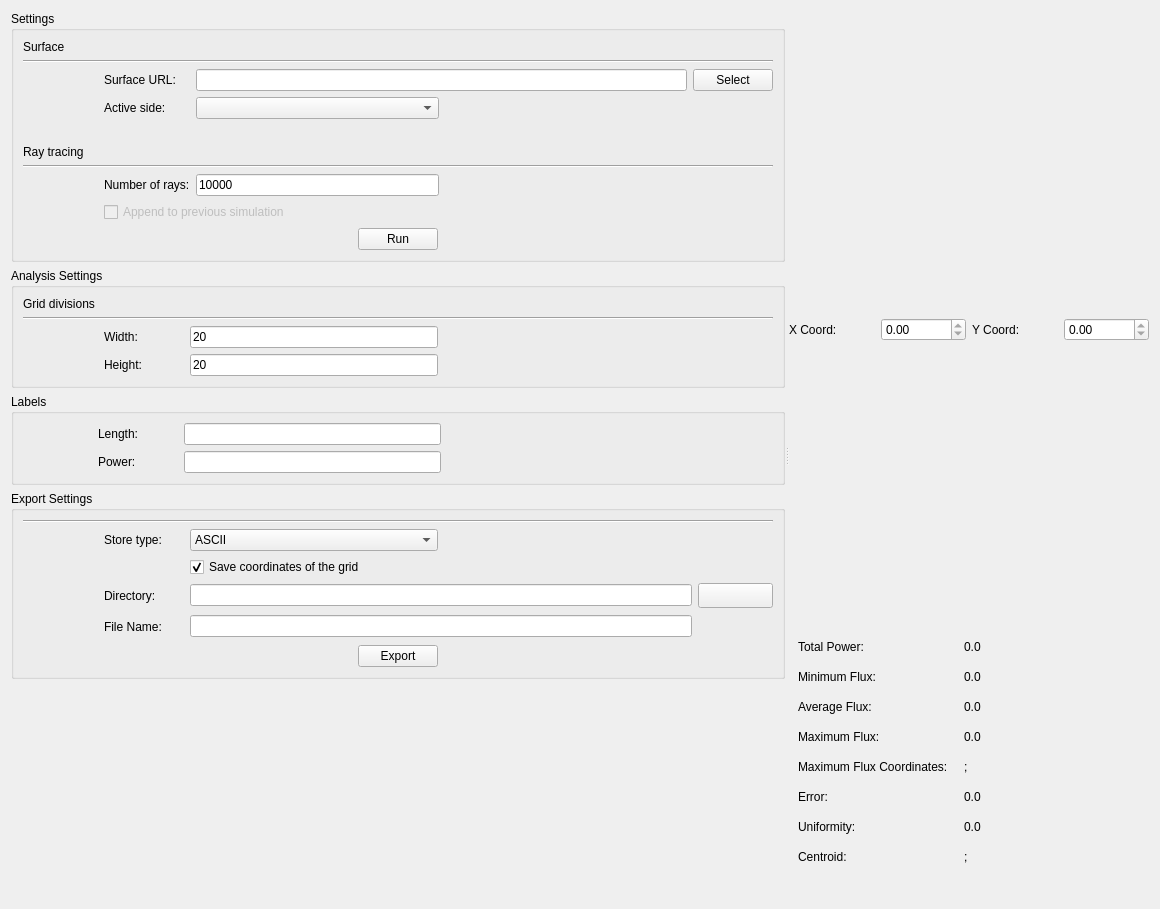
<?xml version="1.0" encoding="UTF-8"?>
<ui version="4.0">
 <class>FluxAnalysisDialog</class>
 <widget class="QDialog" name="FluxAnalysisDialog">
  <property name="geometry">
   <rect>
    <x>0</x>
    <y>0</y>
    <width>1160</width>
    <height>909</height>
   </rect>
  </property>
  <property name="focusPolicy">
   <enum>Qt::NoFocus</enum>
  </property>
  <property name="windowTitle">
   <string>Tonatiuh</string>
  </property>
  <layout class="QVBoxLayout" name="verticalLayout">
   <item>
    <widget class="QWidget" name="dialogMainWidget" native="true">
     <layout class="QHBoxLayout" name="horizontalLayout">
      <property name="leftMargin">
       <number>0</number>
      </property>
      <property name="topMargin">
       <number>0</number>
      </property>
      <property name="rightMargin">
       <number>0</number>
      </property>
      <property name="bottomMargin">
       <number>0</number>
      </property>
      <item>
       <widget class="QSplitter" name="splitter">
        <property name="orientation">
         <enum>Qt::Horizontal</enum>
        </property>
        <widget class="QWidget" name="parametersWidget" native="true">
         <layout class="QVBoxLayout" name="parametersLayout">
          <property name="leftMargin">
           <number>0</number>
          </property>
          <property name="topMargin">
           <number>0</number>
          </property>
          <property name="rightMargin">
           <number>0</number>
          </property>
          <property name="bottomMargin">
           <number>0</number>
          </property>
          <item>
           <widget class="QGroupBox" name="inputWidget">
            <property name="title">
             <string>Settings</string>
            </property>
            <layout class="QGridLayout" name="gridLayout">
             <item row="4" column="1">
              <widget class="QLabel" name="surfaceSideLabel">
               <property name="sizePolicy">
                <sizepolicy hsizetype="Preferred" vsizetype="Preferred">
                 <horstretch>0</horstretch>
                 <verstretch>0</verstretch>
                </sizepolicy>
               </property>
               <property name="text">
                <string>Active side:</string>
               </property>
              </widget>
             </item>
             <item row="12" column="0" colspan="5">
              <widget class="Line" name="line_2">
               <property name="orientation">
                <enum>Qt::Horizontal</enum>
               </property>
              </widget>
             </item>
             <item row="5" column="0" colspan="5">
              <spacer name="horizontalSpacer">
               <property name="orientation">
                <enum>Qt::Horizontal</enum>
               </property>
               <property name="sizeHint" stdset="0">
                <size>
                 <width>40</width>
                 <height>20</height>
                </size>
               </property>
              </spacer>
             </item>
             <item row="13" column="1">
              <widget class="QLabel" name="nRaysLabel">
               <property name="minimumSize">
                <size>
                 <width>80</width>
                 <height>0</height>
                </size>
               </property>
               <property name="text">
                <string>Number of rays:</string>
               </property>
              </widget>
             </item>
             <item row="4" column="3">
              <spacer name="horizontalSpacer_6">
               <property name="orientation">
                <enum>Qt::Horizontal</enum>
               </property>
               <property name="sizeHint" stdset="0">
                <size>
                 <width>40</width>
                 <height>20</height>
                </size>
               </property>
              </spacer>
             </item>
             <item row="4" column="2">
              <widget class="QComboBox" name="sidesCombo">
               <property name="sizePolicy">
                <sizepolicy hsizetype="Expanding" vsizetype="Preferred">
                 <horstretch>0</horstretch>
                 <verstretch>0</verstretch>
                </sizepolicy>
               </property>
               <property name="minimumSize">
                <size>
                 <width>125</width>
                 <height>0</height>
                </size>
               </property>
              </widget>
             </item>
             <item row="3" column="2" colspan="2">
              <widget class="QLineEdit" name="surfaceEdit">
               <property name="sizePolicy">
                <sizepolicy hsizetype="Preferred" vsizetype="Fixed">
                 <horstretch>0</horstretch>
                 <verstretch>0</verstretch>
                </sizepolicy>
               </property>
               <property name="text">
                <string/>
               </property>
              </widget>
             </item>
             <item row="3" column="4">
              <widget class="QPushButton" name="selectButton">
               <property name="focusPolicy">
                <enum>Qt::NoFocus</enum>
               </property>
               <property name="text">
                <string>Select</string>
               </property>
              </widget>
             </item>
             <item row="14" column="1" colspan="2">
              <widget class="QCheckBox" name="appendCheck">
               <property name="enabled">
                <bool>false</bool>
               </property>
               <property name="text">
                <string>Append to previous simulation</string>
               </property>
               <property name="checked">
                <bool>false</bool>
               </property>
              </widget>
             </item>
             <item row="0" column="0">
              <widget class="QLabel" name="surfaceTitleLabel">
               <property name="text">
                <string>Surface</string>
               </property>
              </widget>
             </item>
             <item row="3" column="1">
              <widget class="QLabel" name="surfaceLabel">
               <property name="sizePolicy">
                <sizepolicy hsizetype="Preferred" vsizetype="Preferred">
                 <horstretch>0</horstretch>
                 <verstretch>0</verstretch>
                </sizepolicy>
               </property>
               <property name="minimumSize">
                <size>
                 <width>80</width>
                 <height>0</height>
                </size>
               </property>
               <property name="text">
                <string>Surface URL:</string>
               </property>
              </widget>
             </item>
             <item row="11" column="0">
              <widget class="QLabel" name="label_2">
               <property name="text">
                <string>Ray tracing</string>
               </property>
              </widget>
             </item>
             <item row="13" column="0">
              <spacer name="horizontalSpacer_9">
               <property name="orientation">
                <enum>Qt::Horizontal</enum>
               </property>
               <property name="sizeType">
                <enum>QSizePolicy::Minimum</enum>
               </property>
               <property name="sizeHint" stdset="0">
                <size>
                 <width>75</width>
                 <height>20</height>
                </size>
               </property>
              </spacer>
             </item>
             <item row="1" column="0" colspan="5">
              <widget class="Line" name="line_3">
               <property name="orientation">
                <enum>Qt::Horizontal</enum>
               </property>
              </widget>
             </item>
             <item row="4" column="4">
              <spacer name="horizontalSpacer_16">
               <property name="orientation">
                <enum>Qt::Horizontal</enum>
               </property>
               <property name="sizeType">
                <enum>QSizePolicy::Minimum</enum>
               </property>
               <property name="sizeHint" stdset="0">
                <size>
                 <width>75</width>
                 <height>20</height>
                </size>
               </property>
              </spacer>
             </item>
             <item row="3" column="0">
              <spacer name="horizontalSpacer_17">
               <property name="orientation">
                <enum>Qt::Horizontal</enum>
               </property>
               <property name="sizeType">
                <enum>QSizePolicy::Minimum</enum>
               </property>
               <property name="sizeHint" stdset="0">
                <size>
                 <width>75</width>
                 <height>20</height>
                </size>
               </property>
              </spacer>
             </item>
             <item row="15" column="0" colspan="5">
              <widget class="QWidget" name="runWidget" native="true">
               <layout class="QHBoxLayout" name="runWidgetLayout">
                <property name="spacing">
                 <number>0</number>
                </property>
                <property name="leftMargin">
                 <number>0</number>
                </property>
                <property name="topMargin">
                 <number>0</number>
                </property>
                <property name="rightMargin">
                 <number>0</number>
                </property>
                <property name="bottomMargin">
                 <number>0</number>
                </property>
                <item>
                 <spacer name="horizontalSpacer_4">
                  <property name="orientation">
                   <enum>Qt::Horizontal</enum>
                  </property>
                  <property name="sizeHint" stdset="0">
                   <size>
                    <width>40</width>
                    <height>20</height>
                   </size>
                  </property>
                 </spacer>
                </item>
                <item>
                 <widget class="QPushButton" name="runButton">
                  <property name="focusPolicy">
                   <enum>Qt::NoFocus</enum>
                  </property>
                  <property name="text">
                   <string>Run</string>
                  </property>
                 </widget>
                </item>
                <item>
                 <spacer name="horizontalSpacer_3">
                  <property name="orientation">
                   <enum>Qt::Horizontal</enum>
                  </property>
                  <property name="sizeHint" stdset="0">
                   <size>
                    <width>40</width>
                    <height>20</height>
                   </size>
                  </property>
                 </spacer>
                </item>
               </layout>
               <zorder>runButton</zorder>
               <zorder>horizontalSpacer_3</zorder>
               <zorder>horizontalSpacer_4</zorder>
              </widget>
             </item>
             <item row="13" column="2">
              <widget class="QLineEdit" name="nRaysLine">
               <property name="text">
                <string>10000</string>
               </property>
              </widget>
             </item>
            </layout>
           </widget>
          </item>
          <item>
           <widget class="QGroupBox" name="analysisWidget">
            <property name="title">
             <string>Analysis Settings</string>
            </property>
            <layout class="QGridLayout" name="gridLayout_4">
             <item row="1" column="0" colspan="5">
              <widget class="Line" name="line">
               <property name="orientation">
                <enum>Qt::Horizontal</enum>
               </property>
              </widget>
             </item>
             <item row="0" column="0">
              <widget class="QLabel" name="label_3">
               <property name="text">
                <string>Grid divisions</string>
               </property>
              </widget>
             </item>
             <item row="2" column="0">
              <spacer name="horizontalSpacer_8">
               <property name="orientation">
                <enum>Qt::Horizontal</enum>
               </property>
               <property name="sizeType">
                <enum>QSizePolicy::Minimum</enum>
               </property>
               <property name="sizeHint" stdset="0">
                <size>
                 <width>75</width>
                 <height>20</height>
                </size>
               </property>
              </spacer>
             </item>
             <item row="2" column="1">
              <widget class="QLabel" name="widthDivisionsLabel">
               <property name="sizePolicy">
                <sizepolicy hsizetype="Preferred" vsizetype="Preferred">
                 <horstretch>0</horstretch>
                 <verstretch>0</verstretch>
                </sizepolicy>
               </property>
               <property name="minimumSize">
                <size>
                 <width>80</width>
                 <height>0</height>
                </size>
               </property>
               <property name="text">
                <string>Width:</string>
               </property>
              </widget>
             </item>
             <item row="4" column="1">
              <widget class="QLabel" name="heightDivisionsLabel">
               <property name="text">
                <string>Height:</string>
               </property>
              </widget>
             </item>
             <item row="2" column="2">
              <widget class="QLineEdit" name="gridWidthLine">
               <property name="inputMask">
                <string/>
               </property>
               <property name="text">
                <string>20</string>
               </property>
              </widget>
             </item>
             <item row="4" column="2">
              <widget class="QLineEdit" name="gridHeightLine">
               <property name="inputMask">
                <string/>
               </property>
               <property name="text">
                <string>20</string>
               </property>
              </widget>
             </item>
             <item row="2" column="3">
              <spacer name="horizontalSpacer_7">
               <property name="orientation">
                <enum>Qt::Horizontal</enum>
               </property>
               <property name="sizeHint" stdset="0">
                <size>
                 <width>40</width>
                 <height>20</height>
                </size>
               </property>
              </spacer>
             </item>
             <item row="2" column="4">
              <spacer name="horizontalSpacer_5">
               <property name="orientation">
                <enum>Qt::Horizontal</enum>
               </property>
               <property name="sizeType">
                <enum>QSizePolicy::Minimum</enum>
               </property>
               <property name="sizeHint" stdset="0">
                <size>
                 <width>75</width>
                 <height>20</height>
                </size>
               </property>
              </spacer>
             </item>
            </layout>
           </widget>
          </item>
          <item>
           <widget class="QGroupBox" name="labelsWidget">
            <property name="title">
             <string>Labels</string>
            </property>
            <layout class="QGridLayout" name="gridLayout_6">
             <item row="0" column="1">
              <widget class="QLabel" name="lenghtUnitLabel">
               <property name="minimumSize">
                <size>
                 <width>80</width>
                 <height>0</height>
                </size>
               </property>
               <property name="text">
                <string>Length:</string>
               </property>
              </widget>
             </item>
             <item row="0" column="0">
              <spacer name="horizontalSpacer_18">
               <property name="orientation">
                <enum>Qt::Horizontal</enum>
               </property>
               <property name="sizeType">
                <enum>QSizePolicy::Minimum</enum>
               </property>
               <property name="sizeHint" stdset="0">
                <size>
                 <width>75</width>
                 <height>20</height>
                </size>
               </property>
              </spacer>
             </item>
             <item row="1" column="1">
              <widget class="QLabel" name="powerUnitLabel">
               <property name="text">
                <string>Power:</string>
               </property>
              </widget>
             </item>
             <item row="0" column="2">
              <widget class="QLineEdit" name="lengthUnitLine"/>
             </item>
             <item row="0" column="3">
              <spacer name="horizontalSpacer_19">
               <property name="orientation">
                <enum>Qt::Horizontal</enum>
               </property>
               <property name="sizeHint" stdset="0">
                <size>
                 <width>40</width>
                 <height>20</height>
                </size>
               </property>
              </spacer>
             </item>
             <item row="0" column="4">
              <spacer name="horizontalSpacer_20">
               <property name="orientation">
                <enum>Qt::Horizontal</enum>
               </property>
               <property name="sizeType">
                <enum>QSizePolicy::Minimum</enum>
               </property>
               <property name="sizeHint" stdset="0">
                <size>
                 <width>75</width>
                 <height>20</height>
                </size>
               </property>
              </spacer>
             </item>
             <item row="1" column="2">
              <widget class="QLineEdit" name="powerUnitLine"/>
             </item>
            </layout>
           </widget>
          </item>
          <item>
           <widget class="QGroupBox" name="exportWidget">
            <property name="title">
             <string>Export Settings</string>
            </property>
            <layout class="QGridLayout" name="gridLayout_8">
             <item row="2" column="2">
              <widget class="QCheckBox" name="saveCoordsCheckBox">
               <property name="text">
                <string>Save coordinates of the grid</string>
               </property>
               <property name="checked">
                <bool>true</bool>
               </property>
              </widget>
             </item>
             <item row="3" column="1">
              <widget class="QLabel" name="directoryLabel">
               <property name="sizePolicy">
                <sizepolicy hsizetype="Preferred" vsizetype="Preferred">
                 <horstretch>0</horstretch>
                 <verstretch>0</verstretch>
                </sizepolicy>
               </property>
               <property name="text">
                <string>Directory:</string>
               </property>
              </widget>
             </item>
             <item row="1" column="1">
              <widget class="QLabel" name="storeTypeLabel">
               <property name="enabled">
                <bool>true</bool>
               </property>
               <property name="sizePolicy">
                <sizepolicy hsizetype="Preferred" vsizetype="Preferred">
                 <horstretch>0</horstretch>
                 <verstretch>0</verstretch>
                </sizepolicy>
               </property>
               <property name="minimumSize">
                <size>
                 <width>80</width>
                 <height>0</height>
                </size>
               </property>
               <property name="baseSize">
                <size>
                 <width>0</width>
                 <height>0</height>
                </size>
               </property>
               <property name="text">
                <string>Store type:</string>
               </property>
              </widget>
             </item>
             <item row="4" column="1">
              <widget class="QLabel" name="fileNameLabel">
               <property name="minimumSize">
                <size>
                 <width>0</width>
                 <height>25</height>
                </size>
               </property>
               <property name="text">
                <string>File Name:</string>
               </property>
              </widget>
             </item>
             <item row="4" column="4">
              <spacer name="horizontalSpacer_11">
               <property name="orientation">
                <enum>Qt::Horizontal</enum>
               </property>
               <property name="sizeType">
                <enum>QSizePolicy::Minimum</enum>
               </property>
               <property name="sizeHint" stdset="0">
                <size>
                 <width>75</width>
                 <height>20</height>
                </size>
               </property>
              </spacer>
             </item>
             <item row="1" column="2">
              <widget class="QComboBox" name="storeTypeCombo">
               <property name="sizePolicy">
                <sizepolicy hsizetype="Expanding" vsizetype="Preferred">
                 <horstretch>0</horstretch>
                 <verstretch>0</verstretch>
                </sizepolicy>
               </property>
               <property name="minimumSize">
                <size>
                 <width>85</width>
                 <height>0</height>
                </size>
               </property>
               <property name="maximumSize">
                <size>
                 <width>16777215</width>
                 <height>16777215</height>
                </size>
               </property>
               <property name="acceptDrops">
                <bool>false</bool>
               </property>
               <item>
                <property name="text">
                 <string>ASCII</string>
                </property>
               </item>
               <item>
                <property name="text">
                 <string>IMAGE.PNG</string>
                </property>
               </item>
               <item>
                <property name="text">
                 <string>IMAGE.JPG</string>
                </property>
               </item>
              </widget>
             </item>
             <item row="1" column="0">
              <spacer name="horizontalSpacer_14">
               <property name="orientation">
                <enum>Qt::Horizontal</enum>
               </property>
               <property name="sizeType">
                <enum>QSizePolicy::Minimum</enum>
               </property>
               <property name="sizeHint" stdset="0">
                <size>
                 <width>75</width>
                 <height>20</height>
                </size>
               </property>
              </spacer>
             </item>
             <item row="0" column="0" colspan="5">
              <widget class="Line" name="line_4">
               <property name="orientation">
                <enum>Qt::Horizontal</enum>
               </property>
              </widget>
             </item>
             <item row="3" column="4">
              <widget class="QPushButton" name="selectFileButton">
               <property name="minimumSize">
                <size>
                 <width>0</width>
                 <height>25</height>
                </size>
               </property>
               <property name="focusPolicy">
                <enum>Qt::NoFocus</enum>
               </property>
               <property name="text">
                <string/>
               </property>
               <property name="icon">
                <iconset resource="../tonatiuh.qrc">
                 <normaloff>:/icons/open.png</normaloff>:/icons/open.png</iconset>
               </property>
              </widget>
             </item>
             <item row="3" column="2" colspan="2">
              <widget class="QLineEdit" name="fileDirEdit">
               <property name="minimumSize">
                <size>
                 <width>0</width>
                 <height>0</height>
                </size>
               </property>
              </widget>
             </item>
             <item row="4" column="2" colspan="2">
              <widget class="QLineEdit" name="fileNameEdit"/>
             </item>
             <item row="1" column="3">
              <spacer name="horizontalSpacer_15">
               <property name="orientation">
                <enum>Qt::Horizontal</enum>
               </property>
               <property name="sizeType">
                <enum>QSizePolicy::Expanding</enum>
               </property>
               <property name="sizeHint" stdset="0">
                <size>
                 <width>40</width>
                 <height>20</height>
                </size>
               </property>
              </spacer>
             </item>
             <item row="7" column="0" rowspan="7" colspan="5">
              <widget class="QWidget" name="exportButtonWidget" native="true">
               <layout class="QHBoxLayout" name="horizontalLayout_5">
                <property name="spacing">
                 <number>0</number>
                </property>
                <property name="leftMargin">
                 <number>0</number>
                </property>
                <property name="topMargin">
                 <number>0</number>
                </property>
                <property name="rightMargin">
                 <number>0</number>
                </property>
                <property name="bottomMargin">
                 <number>0</number>
                </property>
                <item>
                 <spacer name="horizontalSpacer_12">
                  <property name="orientation">
                   <enum>Qt::Horizontal</enum>
                  </property>
                  <property name="sizeHint" stdset="0">
                   <size>
                    <width>196</width>
                    <height>20</height>
                   </size>
                  </property>
                 </spacer>
                </item>
                <item>
                 <widget class="QPushButton" name="exportButton">
                  <property name="maximumSize">
                   <size>
                    <width>16777215</width>
                    <height>16777215</height>
                   </size>
                  </property>
                  <property name="focusPolicy">
                   <enum>Qt::NoFocus</enum>
                  </property>
                  <property name="text">
                   <string>Export</string>
                  </property>
                 </widget>
                </item>
                <item>
                 <spacer name="horizontalSpacer_13">
                  <property name="orientation">
                   <enum>Qt::Horizontal</enum>
                  </property>
                  <property name="sizeHint" stdset="0">
                   <size>
                    <width>196</width>
                    <height>20</height>
                   </size>
                  </property>
                 </spacer>
                </item>
               </layout>
              </widget>
             </item>
            </layout>
           </widget>
          </item>
          <item>
           <spacer name="verticalSpacer_3">
            <property name="orientation">
             <enum>Qt::Vertical</enum>
            </property>
            <property name="sizeType">
             <enum>QSizePolicy::Expanding</enum>
            </property>
            <property name="sizeHint" stdset="0">
             <size>
              <width>20</width>
              <height>40</height>
             </size>
            </property>
           </spacer>
          </item>
         </layout>
        </widget>
        <widget class="QWidget" name="resultsWidget" native="true">
         <layout class="QVBoxLayout" name="resultsLayout">
          <property name="leftMargin">
           <number>0</number>
          </property>
          <property name="topMargin">
           <number>0</number>
          </property>
          <property name="rightMargin">
           <number>0</number>
          </property>
          <property name="bottomMargin">
           <number>0</number>
          </property>
          <item>
           <widget class="QCustomPlot" name="contourPlotWidget" native="true">
            <property name="sizePolicy">
             <sizepolicy hsizetype="Preferred" vsizetype="Preferred">
              <horstretch>0</horstretch>
              <verstretch>0</verstretch>
             </sizepolicy>
            </property>
            <property name="minimumSize">
             <size>
              <width>0</width>
              <height>0</height>
             </size>
            </property>
           </widget>
          </item>
          <item>
           <widget class="QWidget" name="sectorsWidget" native="true">
            <property name="minimumSize">
             <size>
              <width>0</width>
              <height>0</height>
             </size>
            </property>
            <layout class="QHBoxLayout" name="horizontalLayout_2">
             <property name="leftMargin">
              <number>0</number>
             </property>
             <property name="topMargin">
              <number>0</number>
             </property>
             <property name="rightMargin">
              <number>0</number>
             </property>
             <property name="bottomMargin">
              <number>0</number>
             </property>
             <item>
              <widget class="QWidget" name="verticalSectorWidget" native="true">
               <property name="minimumSize">
                <size>
                 <width>0</width>
                 <height>0</height>
                </size>
               </property>
               <layout class="QGridLayout" name="gridLayout_2">
                <property name="leftMargin">
                 <number>0</number>
                </property>
                <property name="rightMargin">
                 <number>0</number>
                </property>
                <property name="bottomMargin">
                 <number>0</number>
                </property>
                <item row="1" column="0" colspan="2">
                 <widget class="QCustomPlot" name="verticalSectorPlot" native="true"/>
                </item>
                <item row="0" column="0">
                 <widget class="QLabel" name="xCoordlabel">
                  <property name="text">
                   <string>X Coord:</string>
                  </property>
                 </widget>
                </item>
                <item row="0" column="1">
                 <widget class="QDoubleSpinBox" name="hSectorXCoordSpin">
                  <property name="maximum">
                   <double>0.000000000000000</double>
                  </property>
                 </widget>
                </item>
               </layout>
              </widget>
             </item>
             <item>
              <widget class="QWidget" name="horizontalSectionWidget" native="true">
               <layout class="QGridLayout" name="gridLayout_5">
                <property name="leftMargin">
                 <number>0</number>
                </property>
                <property name="rightMargin">
                 <number>0</number>
                </property>
                <property name="bottomMargin">
                 <number>0</number>
                </property>
                <item row="1" column="0" colspan="2">
                 <widget class="QCustomPlot" name="horizontaSectorPlot" native="true"/>
                </item>
                <item row="0" column="1">
                 <widget class="QDoubleSpinBox" name="hSectorYCoordSpin">
                  <property name="minimum">
                   <double>0.000000000000000</double>
                  </property>
                  <property name="maximum">
                   <double>0.000000000000000</double>
                  </property>
                  <property name="value">
                   <double>0.000000000000000</double>
                  </property>
                 </widget>
                </item>
                <item row="0" column="0">
                 <widget class="QLabel" name="yCoordlabel">
                  <property name="text">
                   <string>Y Coord:</string>
                  </property>
                 </widget>
                </item>
               </layout>
              </widget>
             </item>
            </layout>
           </widget>
          </item>
          <item>
           <widget class="QWidget" name="statisticalWidget" native="true">
            <layout class="QGridLayout" name="gridLayout_3">
             <item row="3" column="0">
              <widget class="QLabel" name="averageFluxLabel">
               <property name="minimumSize">
                <size>
                 <width>0</width>
                 <height>0</height>
                </size>
               </property>
               <property name="text">
                <string>Average Flux: </string>
               </property>
              </widget>
             </item>
             <item row="1" column="1">
              <widget class="QLabel" name="totalPowerValue">
               <property name="text">
                <string>0.0</string>
               </property>
              </widget>
             </item>
             <item row="2" column="1">
              <widget class="QLabel" name="minimumFluxValue">
               <property name="text">
                <string>0.0</string>
               </property>
              </widget>
             </item>
             <item row="6" column="0">
              <widget class="QLabel" name="maxCoordinatesLabel">
               <property name="minimumSize">
                <size>
                 <width>0</width>
                 <height>0</height>
                </size>
               </property>
               <property name="text">
                <string>Maximum Flux Coordinates:</string>
               </property>
              </widget>
             </item>
             <item row="9" column="1">
              <widget class="QLabel" name="centroidValue">
               <property name="text">
                <string>;</string>
               </property>
              </widget>
             </item>
             <item row="8" column="1">
              <widget class="QLabel" name="uniformityValue">
               <property name="text">
                <string>0.0</string>
               </property>
              </widget>
             </item>
             <item row="8" column="0">
              <widget class="QLabel" name="uniformityLabel">
               <property name="minimumSize">
                <size>
                 <width>0</width>
                 <height>0</height>
                </size>
               </property>
               <property name="text">
                <string>Uniformity:</string>
               </property>
              </widget>
             </item>
             <item row="10" column="3">
              <spacer name="horizontalSpacer_2">
               <property name="orientation">
                <enum>Qt::Horizontal</enum>
               </property>
               <property name="sizeHint" stdset="0">
                <size>
                 <width>40</width>
                 <height>20</height>
                </size>
               </property>
              </spacer>
             </item>
             <item row="2" column="0">
              <widget class="QLabel" name="minimumFluxLabel">
               <property name="minimumSize">
                <size>
                 <width>0</width>
                 <height>0</height>
                </size>
               </property>
               <property name="text">
                <string>Minimum Flux:</string>
               </property>
              </widget>
             </item>
             <item row="1" column="0">
              <widget class="QLabel" name="totalPowerLabel">
               <property name="sizePolicy">
                <sizepolicy hsizetype="Preferred" vsizetype="Preferred">
                 <horstretch>0</horstretch>
                 <verstretch>0</verstretch>
                </sizepolicy>
               </property>
               <property name="minimumSize">
                <size>
                 <width>0</width>
                 <height>0</height>
                </size>
               </property>
               <property name="text">
                <string>Total Power:</string>
               </property>
              </widget>
             </item>
             <item row="7" column="0">
              <widget class="QLabel" name="errorLabel">
               <property name="minimumSize">
                <size>
                 <width>0</width>
                 <height>0</height>
                </size>
               </property>
               <property name="text">
                <string>Error:</string>
               </property>
              </widget>
             </item>
             <item row="0" column="0">
              <spacer name="horizontalSpacer_10">
               <property name="orientation">
                <enum>Qt::Horizontal</enum>
               </property>
               <property name="sizeHint" stdset="0">
                <size>
                 <width>40</width>
                 <height>20</height>
                </size>
               </property>
              </spacer>
             </item>
             <item row="4" column="1">
              <widget class="QLabel" name="maximumFluxValue">
               <property name="text">
                <string>0.0</string>
               </property>
              </widget>
             </item>
             <item row="3" column="1">
              <widget class="QLabel" name="averageFluxValue">
               <property name="text">
                <string>0.0</string>
               </property>
              </widget>
             </item>
             <item row="4" column="0">
              <widget class="QLabel" name="maximumFluxLabel">
               <property name="minimumSize">
                <size>
                 <width>0</width>
                 <height>0</height>
                </size>
               </property>
               <property name="text">
                <string>Maximum Flux:</string>
               </property>
              </widget>
             </item>
             <item row="9" column="0">
              <widget class="QLabel" name="centroidLabel">
               <property name="minimumSize">
                <size>
                 <width>0</width>
                 <height>0</height>
                </size>
               </property>
               <property name="text">
                <string>Centroid:</string>
               </property>
              </widget>
             </item>
             <item row="7" column="1">
              <widget class="QLabel" name="errorValue">
               <property name="text">
                <string>0.0</string>
               </property>
              </widget>
             </item>
             <item row="6" column="1">
              <widget class="QLabel" name="maxCoordinatesValue">
               <property name="text">
                <string>;</string>
               </property>
              </widget>
             </item>
            </layout>
           </widget>
          </item>
         </layout>
        </widget>
       </widget>
      </item>
     </layout>
    </widget>
   </item>
  </layout>
 </widget>
 <customwidgets>
  <customwidget>
   <class>QCustomPlot</class>
   <extends>QWidget</extends>
   <header>gui/qcustomplot.h</header>
   <container>1</container>
  </customwidget>
 </customwidgets>
 <tabstops>
  <tabstop>surfaceEdit</tabstop>
  <tabstop>sidesCombo</tabstop>
  <tabstop>appendCheck</tabstop>
  <tabstop>storeTypeCombo</tabstop>
  <tabstop>saveCoordsCheckBox</tabstop>
  <tabstop>fileDirEdit</tabstop>
  <tabstop>fileNameEdit</tabstop>
  <tabstop>hSectorXCoordSpin</tabstop>
  <tabstop>hSectorYCoordSpin</tabstop>
 </tabstops>
 <resources>
  <include location="../tonatiuh.qrc"/>
  <include location="../tonatiuh.qrc"/>
  <include location="../tonatiuh.qrc"/>
 </resources>
 <connections/>
</ui>
